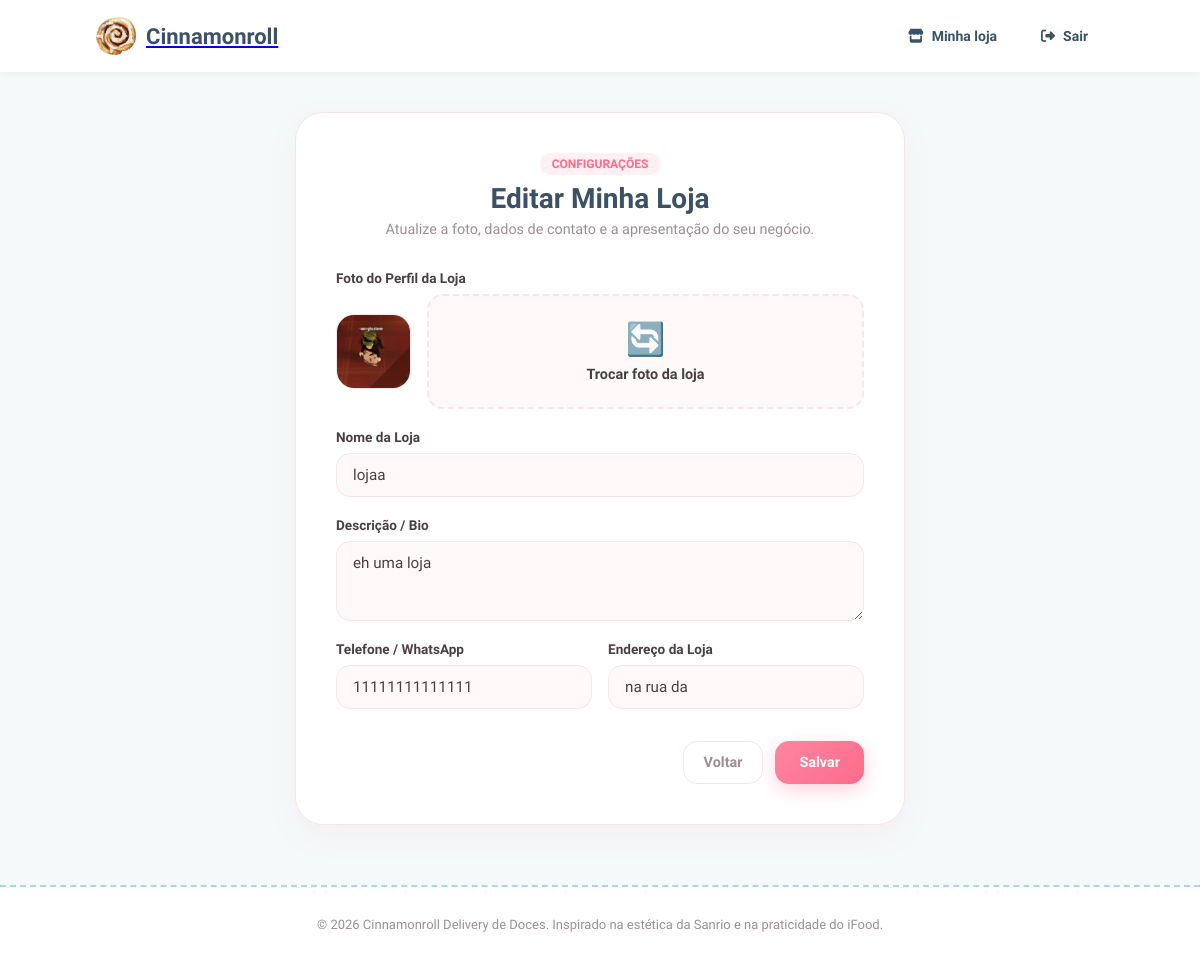
The page /perfilVendedor/loja/editar/ (signed in) on the database its author committed.
### core/models.py (models this page shows, shortened)
class Perfil(models.Model):
    TIPO_USUARIO = (
        ("CLIENTE", "Cliente"),
        ("VENDEDOR", "Vendedor"),
        ("ADMINISTRADOR", "Admin"),
    )
    usuario = models.OneToOneField(
        User,
        on_delete=models.CASCADE,
        related_name="perfil"
    )
    tipo = models.CharField(max_length=13, choices=TIPO_USUARIO)
    telefone = models.CharField(max_length=20, blank=True)
    endereco = models.CharField(max_length=255, blank=True)
    nome_loja = models.CharField(max_length=100, blank=True)
    descricao_loja = models.TextField(blank=True)
    foto = models.ImageField(upload_to="lojas/", blank=True, null=True)

### core/views.py (the view, shortened to what this page needs)
# urls.py: path('perfilVendedor/loja/editar/', views.editar_loja, name='editar_loja'),
@login_required
def editar_loja(request):
    perfil = request.user.perfil
    return render(request, 'core/editarloja.html', {'perfil': perfil})

### core/templates/core/editarloja.html (shortened to what this page needs)
{% extends 'core/base.html' %}
{% load static %}
{% block head %}
<link rel="stylesheet" href="{% static 'loja_forms.css' %}">
{% endblock %}
{% block content %}
<div class="form-container">
    <div class="form-card">
        <div class="form-header">
            <span class="form-badge">Configurações</span>
            <h2>Editar Minha Loja</h2>
            <p>Atualize a foto, dados de contato e a apresentação do seu negócio.</p>
        </div>
        <form method="POST" enctype="multipart/form-data" class="form-conteudo">
            <div class="input-grupo">
                <label>Foto do Perfil da Loja</label>
                <div class="preview-foto-loja">
                    {% if perfil.foto %}
                        <img src="{{ perfil.foto.url }}" alt="Foto Atual" id="foto-preview">
                    {% else %}
                        <div class="foto-placeholder-preview">🏪</div>
                    {% endif %}
                    <div class="upload-box flex-1">
                        <div class="upload-conteudo compact">
                            <span class="upload-icon">🔄</span>
                            <p>Trocar foto da loja</p>
                        </div>
                    </div>
                </div>
            </div>
            <div class="input-grupo">
                <label for="nome_loja">Nome da Loja</label>
                <input type="text" id="nome_loja" name="nome_loja" value="{{ perfil.nome_loja|default:'' }}" placeholder="Ex: Laricadas Sweet Shop" required>
            </div>
            <div class="input-grupo">
                <label for="descricao_loja">Descrição / Bio</label>
                <textarea id="descricao_loja" name="descricao_loja" rows="3" placeholder="Conte a história da sua loja para seus clientes...">{{ perfil.descricao_loja|default:'' }}</textarea>
            </div>
            <div class="input-grid-2">
                <div class="input-grupo">
                    <label for="telefone">Telefone / WhatsApp</label>
                    <input type="text" id="telefone" name="telefone" value="{{ perfil.telefone|default:'' }}" placeholder="(11) 99999-9999">
                </div>
                <div class="input-grupo">
                    <label for="endereco">Endereço da Loja</label>
                    <input type="text" id="endereco" name="endereco" value="{{ perfil.endereco|default:'' }}" placeholder="Rua das Flores, 123">
                </div>
            </div>
            <div class="form-acoes">
                <a href="{% url 'perfilVendedor' %}" class="btn-cancelar">Voltar</a>
                <button href="{% url 'perfilVendedor' %}" class="btn-salvar" type="submit">Salvar</button>
            </div>
        </form>
    </div>
</div>
{% endblock %}

### static/style.css (style rules this page uses)
:root { --primary-blue: #a8dadc; --light-blue: #f4f9f9; --accent-pink: #ff94b9; --soft-pink-bg: #fff0f5; --soft-yellow: #fff3bf; --text-color: #3b5266; --text-muted: #7890a8; --white: #ffffff; --gray-bg: #f4f6f8; --border-color: #eef2f6; --shadow-soft: 0 4px 16px rgba(168, 218, 220, 0.15); --border-radius-lg: 20px; --border-radius-sm: 14px; }
* { margin: 0; padding: 0; box-sizing: border-box; font-family: 'Quicksand', sans-serif; }
body { background-color: var(--light-blue); color: var(--text-color); }

### static/forms.css (style rules this page uses)
.form-header { margin-bottom: 30px; }
.form-header h2 { font-size: 28px; color: var(--text-color); font-weight: 700; }
.form-header p { font-size: 15px; color: var(--text-muted); margin-top: 6px; }

### static/loja_forms.css (style rules this page uses)
:root { --primary: #FF85A1; --primary-hover: #FF6B8B; --bg-light: #FFF9FA; --card-bg: #FFFFFF; --text-main: #4A4044; --text-muted: #9E8E93; --accent-green: #4EBA8A; --border-soft: #F6E6E9; --shadow-soft: 0 10px 30px rgba(255, 133, 161, 0.08); }
.form-container { max-width: 650px; margin: 40px auto; padding: 0 20px; }
.form-card { background: var(--card-bg); border-radius: 28px; padding: 40px; border: 1px solid var(--border-soft); box-shadow: var(--shadow-soft); }
.form-header { text-align: center; margin-bottom: 32px; }
.form-badge { background: #FFF0F3; color: var(--primary-hover); font-size: 0.75rem; font-weight: 800; padding: 4px 12px; border-radius: 10px; text-transform: uppercase; }
.form-header h2 { font-size: 1.75rem; font-weight: 800; margin: 10px 0 6px; }
.form-header p { color: var(--text-muted); font-size: 0.9rem; }
.form-conteudo { display: flex; flex-direction: column; gap: 20px; }
.input-grupo { display: flex; flex-direction: column; gap: 8px; }
.input-grid-2 { display: grid; grid-template-columns: 1fr 1fr; gap: 16px; }
label { font-size: 0.85rem; font-weight: 700; color: var(--text-main); }
input[type="text"], input[type="number"], textarea { width: 100%; padding: 12px 16px; border-radius: 14px; border: 1.5px solid var(--border-soft); background: var(--bg-light); font-size: 0.95rem; color: var(--text-main); outline: none; transition: all 0.2s ease; box-sizing: border-box; }
.upload-box { position: relative; border: 2px dashed var(--border-soft); background: var(--bg-light); border-radius: 16px; padding: 24px; text-align: center; cursor: pointer; transition: all 0.2s ease; }
.upload-icon { font-size: 2rem; margin-bottom: 8px; display: block; }
.upload-conteudo p { font-size: 0.9rem; font-weight: 700; color: var(--text-main); margin: 0; }
.upload-conteudo.compact { padding: 0; }
.preview-foto-loja { display: flex; align-items: center; gap: 16px; }
.preview-foto-loja img, .foto-placeholder-preview { width: 75px; height: 75px; border-radius: 18px; object-fit: cover; background: var(--bg-light); display: flex; align-items: center; justify-content: center; font-size: 2rem; border: 1px solid var(--border-soft); }
.flex-1 { flex: 1; }
.form-acoes { display: flex; justify-content: flex-end; gap: 12px; margin-top: 12px; }
.btn-salvar { background: linear-gradient(135deg, var(--primary), var(--primary-hover)); color: #FFF; border: none; padding: 12px 24px; border-radius: 14px; font-weight: 700; font-size: 0.9rem; cursor: pointer; box-shadow: 0 6px 18px rgba(255, 107, 139, 0.3); transition: all 0.2s ease; }
.btn-cancelar { background: transparent; color: var(--text-muted); border: 1.5px solid var(--border-soft); padding: 12px 20px; border-radius: 14px; font-weight: 700; font-size: 0.9rem; text-decoration: none; transition: all 0.2s ease; }

### rows shown on the page
Perfil: foto (picture), nome_loja "lojaa", descricao_loja "eh uma loja", telefone "11111111111111", endereco "na rua da"
